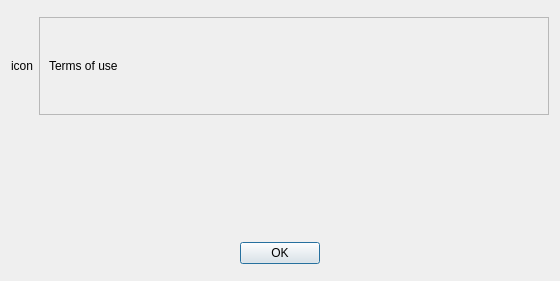
<?xml version="1.0" encoding="UTF-8"?>
<ui version="4.0">
 <class>TermsOfUseDialog</class>
 <widget class="QDialog" name="TermsOfUseDialog">
  <property name="windowModality">
   <enum>Qt::ApplicationModal</enum>
  </property>
  <property name="geometry">
   <rect>
    <x>0</x>
    <y>0</y>
    <width>560</width>
    <height>281</height>
   </rect>
  </property>
  <property name="sizePolicy">
   <sizepolicy hsizetype="Fixed" vsizetype="Fixed">
    <horstretch>0</horstretch>
    <verstretch>0</verstretch>
   </sizepolicy>
  </property>
  <property name="windowTitle">
   <string>Terms of use</string>
  </property>
  <property name="sizeGripEnabled">
   <bool>false</bool>
  </property>
  <property name="modal">
   <bool>true</bool>
  </property>
  <layout class="QVBoxLayout" name="verticalLayout_2">
   <item>
    <layout class="QHBoxLayout" name="horizontalLayout_2">
     <property name="topMargin">
      <number>6</number>
     </property>
     <property name="bottomMargin">
      <number>6</number>
     </property>
     <item>
      <widget class="QLabel" name="icon">
       <property name="text">
        <string>icon</string>
       </property>
      </widget>
     </item>
     <item>
      <layout class="QVBoxLayout" name="verticalLayout">
       <item>
        <widget class="QScrollArea" name="scrollArea">
         <property name="widgetResizable">
          <bool>true</bool>
         </property>
         <widget class="QWidget" name="scrollAreaWidgetContents_2">
          <property name="geometry">
           <rect>
            <x>0</x>
            <y>0</y>
            <width>507</width>
            <height>91</height>
           </rect>
          </property>
          <layout class="QVBoxLayout" name="verticalLayout_3">
           <item>
            <widget class="QLabel" name="terms_of_use">
             <property name="text">
              <string>Terms of use</string>
             </property>
             <property name="wordWrap">
              <bool>true</bool>
             </property>
            </widget>
           </item>
          </layout>
         </widget>
        </widget>
       </item>
      </layout>
     </item>
    </layout>
   </item>
   <item>
    <spacer name="verticalSpacer">
     <property name="orientation">
      <enum>Qt::Vertical</enum>
     </property>
     <property name="sizeHint" stdset="0">
      <size>
       <width>20</width>
       <height>40</height>
      </size>
     </property>
    </spacer>
   </item>
   <item>
    <layout class="QHBoxLayout" name="horizontalLayout">
     <property name="topMargin">
      <number>6</number>
     </property>
     <property name="bottomMargin">
      <number>6</number>
     </property>
     <item>
      <widget class="QPushButton" name="ok">
       <property name="sizePolicy">
        <sizepolicy hsizetype="Fixed" vsizetype="Fixed">
         <horstretch>0</horstretch>
         <verstretch>0</verstretch>
        </sizepolicy>
       </property>
       <property name="layoutDirection">
        <enum>Qt::LeftToRight</enum>
       </property>
       <property name="text">
        <string>OK</string>
       </property>
      </widget>
     </item>
    </layout>
   </item>
  </layout>
 </widget>
 <resources/>
 <connections/>
</ui>
